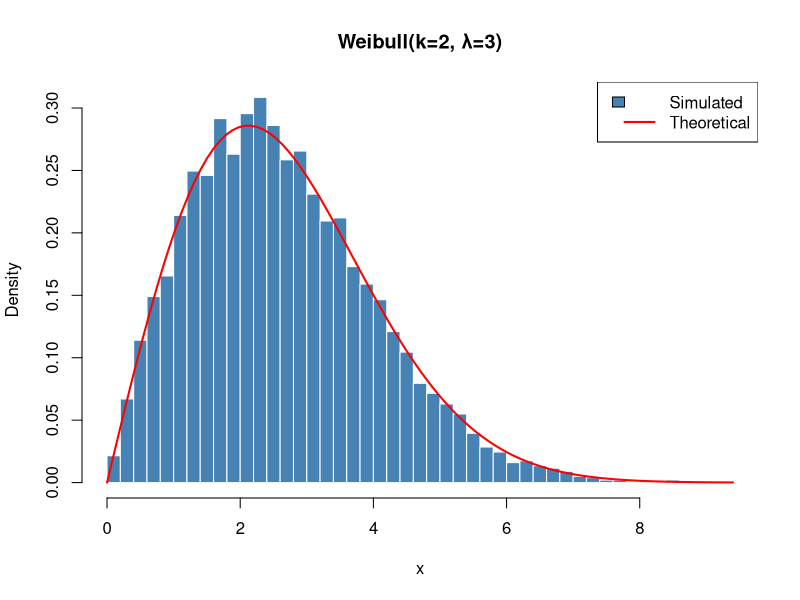
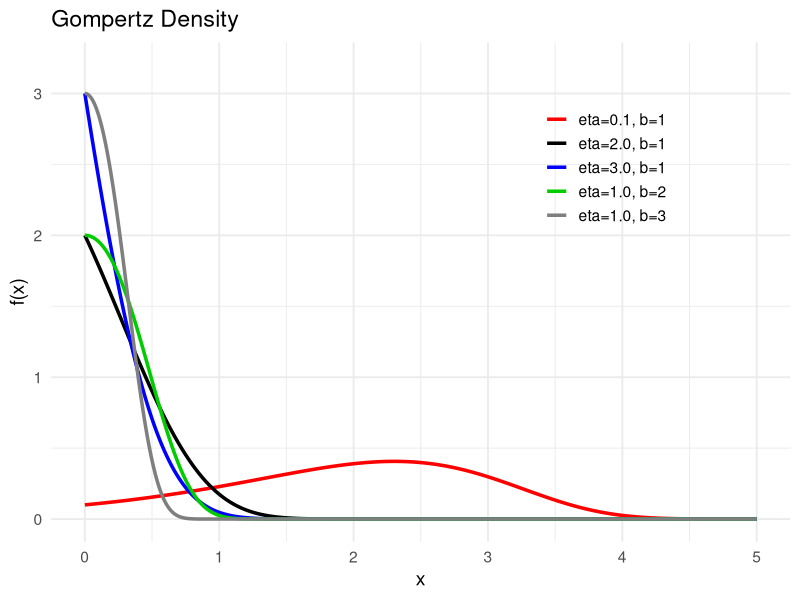
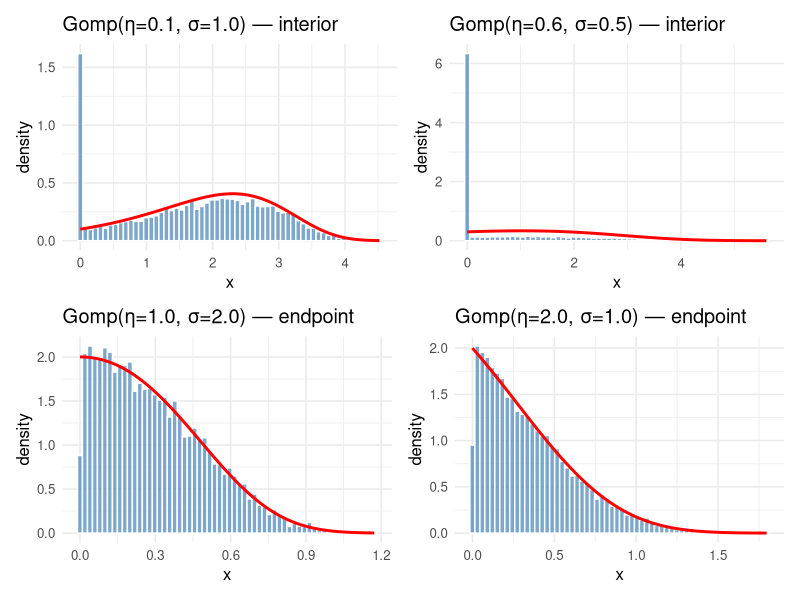

Recreate these plots in R, in order.
## ---- chunk 1
knitr::opts_chunk$set(echo = TRUE)
## ---- chunk 2
rm(list=ls())
## ---- chunk 3
# inverse weibull CDF
inverse_weibull <- function(U, lambda, k) {
  return(lambda * (-log(1 - U))^(1/k))
}
## ---- chunk 4
# generator n samples using inverse CDF
generate_weibull <- function(n, lambda, k) {
  U <- runif(n)                        # sample n draws from U(0,1)
  return(inverse_weibull(U, lambda, k)) # apply inverse CDF
}
## ---- chunk 5
set.seed(123)
k      <- 2
lambda <- 3
n      <- 10000

weibull_samples <- generate_weibull(n, lambda, k)
## ---- chunk 6
# plot historgram for weibull samples
hist(weibull_samples, breaks = 60, freq = FALSE,
     main = paste0("Weibull(k=", k, ", λ=", lambda, ")"),
     xlab = "x", col = "steelblue", border = "white")
# plot a line for true weibull distribution
curve(dweibull(x, shape = k, scale = lambda),
      add = TRUE, col = "red", lwd = 2)

legend("topright", legend = c("Simulated", "Theoretical"),
       fill = c("steelblue", NA), border = c("black", NA),
       lty = c(NA, 1), col = c(NA, "red"), lwd = c(NA, 2))
## ---- chunk 7
# --- Gompertz PDF ---
dgompertz <- function(x, eta, sigma) {
  if (eta <= 0 || sigma <= 0) {
    stop("eta and sigma must be positive.")
  }

  log_pdf <- log(eta) + log(sigma) + eta + sigma * x - eta * exp(sigma * x)
  ifelse(x >= 0, exp(log_pdf), 0)
}

# --- Log Gompertz PDF ---
log_dgompertz <- function(x, eta, sigma) {
  ifelse(x >= 0,
         log(eta) + log(sigma) + eta + sigma * x - eta * exp(sigma * x),
         -Inf)
}

# --- d/dx log f(x) ---
dlog_gompertz <- function(x, eta, sigma) {
  sigma - eta * sigma * exp(sigma * x)
}
## ---- chunk 8
library(ggplot2)
library(tibble)
library(dplyr)
params <- tibble(eta = c(0.1, 2.0, 3.0, 1.0, 1.0),
  sigma = c(1, 1, 1, 2, 3),
  label = c("eta=0.1, b=1", "eta=2.0, b=1", "eta=3.0, b=1", "eta=1.0, b=2", "eta=1.0, b=3"))
 
x_grid <- seq(0, 5, length.out = 1000)
 
plot_data <- params %>%
  rowwise() %>%
  reframe(x = x_grid, fx = dgompertz(x_grid, eta, sigma), label = label)
 
plot_data$label <- factor(plot_data$label, levels = params$label)
 
ggplot(plot_data, aes(x = x, y = fx, color = label)) +
  geom_line(linewidth = 1.2) +
  scale_color_manual(
    values = c("eta=0.1, b=1" = "red", "eta=2.0, b=1" = "black", "eta=3.0, b=1" = "blue", "eta=1.0, b=2" = "green3", "eta=1.0, b=3" = "gray50")) +
  coord_cartesian(xlim = c(0, 5), ylim = c(0, 3.2)) +
  labs(x = "x", y = "f(x)", color = NULL,
       title = "Gompertz Density") +
  theme_minimal(base_size = 14) +
  theme(legend.position = c(0.75, 0.75))
## ---- chunk 9
# --- c_r(x_r): computed on log scale to avoid underflow ---
mass_cr <- function(xr, m, eta, sigma) {
  log_f <- log_dgompertz(xr, eta, sigma)
  dl    <- dlog_gompertz(xr, eta, sigma)
  if (!is.finite(log_f)) {
    return(Inf)}   # underflow guard
  if (dl >= 0) {
    return(Inf)}             
  log_cr <- log_f - log(-dl) - dl * (xr - m)
  exp(log_cr)
}

# --- c_l(x_l): computed on log scale to avoid underflow ---
mass_cl <- function(xl, m, eta, sigma) {
  log_f <- log_dgompertz(xl, eta, sigma)
  dl    <- dlog_gompertz(xl, eta, sigma)
  if (!is.finite(log_f)) {
    return(Inf)}   # underflow guard
  if (dl <= 0) {
    return(Inf)}             
  log_cl <- log_f - log(dl) - dl * (xl - m)
  exp(log_cl)
}
## ---- chunk 10
# --- get boundaries and get envelope ---
get_envelope <- function(eta, sigma) {
  m <- log(1 / eta) / sigma

  if (eta >= 1) {
    # endpoint case: mode at 0
    opt_r    <- optimize(mass_cr,
                         interval = c(1e-6, 6 / sigma),
                         m = 0, eta = eta, sigma = sigma)
    xr       <- opt_r$minimum
    cr       <- opt_r$objective
    lambda_r <- -dlog_gompertz(xr, eta, sigma)

    list(case = "endpoint", m = 0, xr = xr, lambda_r = lambda_r, cr = cr, cl = 0, c_total  = cr)

  } else {
    # interior case: two-piece envelope
    opt_r    <- optimize(mass_cr,
                         interval = c(m + 1e-6, m + 5 / sigma),
                         m = m, eta = eta, sigma = sigma)
    xr       <- opt_r$minimum
    cr       <- opt_r$objective
    lambda_r <- -dlog_gompertz(xr, eta, sigma)

    opt_l    <- optimize(mass_cl,
                         interval = c(1e-6, m - 1e-6),
                         m = m, eta = eta, sigma = sigma)
    xl       <- opt_l$minimum
    cl       <- opt_l$objective
    lambda_l <- dlog_gompertz(xl, eta, sigma)

    list(case = "interior", m = m, xr = xr, lambda_r = lambda_r, cr = cr, xl = xl, lambda_l = lambda_l, cl = cl, c_total = cl + cr)
  }
}
## ---- chunk 11
# --- Sample from proposal g ---
sample_proposal <- function(n, env) {
  if (env$case == "endpoint") {
    rexp(n, rate = env$lambda_r) # this is the inverse CDF method, I just used the built-in r function to sample from exp(\lamnda_r)

  } else {
    p_left  <- env$cl / env$c_total
    n_left  <- rbinom(1, n, p_left)
    n_right <- n - n_left

    y_left  <- env$m - rexp(n_left,  rate = env$lambda_l)
    y_right <- env$m + rexp(n_right, rate = env$lambda_r)
    y_left  <- pmax(y_left, 0)

    c(y_left, y_right)
  }
}
## ---- chunk 12
rgompertz <- function(n, eta, sigma) {
  env      <- get_envelope(eta, sigma)
  samples  <- numeric(n)
  accepted <- 0L
  total    <- 0L

  while (accepted < n) {
    y     <- sample_proposal(1, env)
    total <- total + 1L

    # Evaluate envelope h(y)
    if (env$case == "endpoint") {
      hy <- env$cr * env$lambda_r * exp(-env$lambda_r * y)
    } else {
      if (y < env$m) {
        hy <- env$cl * env$lambda_l * exp(-env$lambda_l * (env$m - y))
      } else {
        hy <- env$cr * env$lambda_r * exp(-env$lambda_r * (y - env$m))
      }
    }

    u <- runif(1)
    if (u <= dgompertz(y, eta, sigma) / hy) {
      accepted <- accepted + 1L
      samples[accepted] <- y
    }
  }

  attr(samples, "efficiency") <- accepted / total
  attr(samples, "envelope")   <- env
  return(samples)
}
## ---- chunk 13
library(tidyverse)
library(patchwork)

# --- Define parameter combinations ---
params <- tibble(
  eta   = c(0.1, 0.6, 1.0, 2.0),
  sigma = c(1.0, 0.5, 2.0, 1.0)
)

# --- Run sampler for all combinations ---
set.seed(123)
N <- 10000

samples_list <- map2(params$eta, params$sigma, ~ rgompertz(N, eta = .x, sigma = .y))

# --- Collect results into a table ---
results3 <- params %>%
  mutate(
    case       = map_chr(samples_list, ~ attr(.x, "envelope")$case),
    est_var    = map_dbl(samples_list, var) %>% round(4),
    efficiency_empirical = map_dbl(samples_list, ~ attr(.x, "efficiency")) %>% round(4),
    efficiency_theoretical = map_dbl(samples_list, ~ 1 / attr(.x, "envelope")$c_total) %>% round(4)
  )
print(results3)
## ---- chunk 14
# --- Build histogram + density overlay for each combination ---
plots <- pmap(list(samples_list, params$eta, params$sigma, results3$case),
  function(samps, eta, sigma, case_type) {
    tibble(x = samps) %>%
      ggplot(aes(x = x)) +
      geom_histogram(aes(y = after_stat(density)),
                     bins = 60, fill = "steelblue",
                     color = "white", alpha = 0.7) +
      stat_function(fun  = dgompertz,
                    args = list(eta = eta, sigma = sigma),
                    color = "red", linewidth = 1) +
      labs(title = sprintf("Gomp(η=%.1f, σ=%.1f) — %s", eta, sigma, case_type),
           x = "x", y = "density") +
      theme_minimal(base_size = 12)
  }
)

# --- Combine into 2x2 grid ---
(plots[[1]] + plots[[2]]) / (plots[[3]] + plots[[4]])
## ---- chunk 15
#' Draw Random Samples from a Von Mises Distribution
#'
#' @param n number of random deviates
#' @param mu mean parameter (>= pi)
#' @param kappa concentration parameter (> 0)
#' @param type type of polygon to use (either 1 or 2)
#' @return a vector of length `n`, with an attribute *efficiency* giving
#'     the sampling efficiency for this draw.
rvonmises <- function(n, mu, kappa, type) {

  # --- Define h(x) and support ---
  # h(x) = exp(kappa * cos(x - mu)), Support: (mu - pi, mu + pi]
  lowerb <- mu - pi + 1e-10
  upperb <- mu + pi

  # --- Compute x_u ---
  # x_u is the same for both C_1 and C_2
  # x_u = max sqrt(h(x)) = exp(kappa/2), acquired at x = mu
  x_u <- exp(kappa / 2)

  # --- Compute y_l and y_u ---
  # g(x) = x * sqrt(h(x)) = x * exp(kappa * cos(x - mu) / 2)
  # y_u = max g(x), y_l = min g(x), solved numerically
  g <- function(x) x * exp(kappa * cos(x - mu) / 2)
  y_u <- optimize(g, interval = c(lowerb, upperb), maximum = TRUE)$objective
  y_l <- optimize(g, interval = c(lowerb, upperb), maximum = FALSE)$objective

  # --- For C_2, also compute beta0 and beta1 ---
  if (type == 2) {
    beta1 <- mu
    # beta0 = max |x - mu| * exp(kappa * cos(x - mu) / 2)
    g2 <- function(x) abs(x - mu) * exp(kappa * cos(x - mu) / 2)
    opt_left  <- optimize(g2, interval = c(lowerb, mu), maximum = TRUE)
    opt_right <- optimize(g2, interval = c(mu, upperb), maximum = TRUE)
    beta0 <- max(opt_left$objective, opt_right$objective)
  }

  # --- Accept-reject while loop step up ---
  samples <- numeric(n)
  total_proposals <- 0
  accepted <- 0

  # --- Accept-reject loop beigins ---
  while (accepted < n) {
    # Step 1: Generate U1, U2 ~ U(0,1)
    U1 <- runif(1)
    U2 <- runif(1)

    # Step 2: Map to (u, v) in the bounding polygon
    u <- x_u * U1

    if (type == 1) {
      # C_1 is a rangtangle: v ~ U(y_l, y_u)
      v <- y_l + (y_u - y_l) * U2
    } else {
      # C_2 is a banded shape: v = beta1 * u + U(−beta0, beta0)
      v <- beta1 * u + (2 * U2 - 1) * beta0
    }

    total_proposals <- total_proposals + 1

    # Step 3: Accept if (u, v) in C_h
    # Check u <= sqrt(h(v/u)), this is equivalent to 2*log(u) <= kappa*cos(v/u - mu), hence implemented this way.
    # Also check x = v/u is in the support
    x <- v / u
    if (x > lowerb && x <= upperb && 2 * log(u) <= kappa * cos(x - mu)) {
      accepted <- accepted + 1
      samples[accepted] <- x
    }
  }

  attr(samples, "efficiency") <- n / total_proposals
  return(samples)
}
## ---- chunk 16
# --- Quick test ---
set.seed(123)

cat("=== Test with mu = pi, kappa = 0.5 ===\n")
x1 <- rvonmises(10000, mu = pi, kappa = 0.5, type = 1)
cat("C1 (rectangle) efficiency:", attr(x1, "efficiency"), "\n")
x2 <- rvonmises(10000, mu = pi, kappa = 0.5, type = 2)
cat("C2 (banded)    efficiency:", attr(x2, "efficiency"), "\n")

cat("\n=== Test with mu = 2*pi, kappa = 0.5 ===\n")
x3 <- rvonmises(10000, mu = 2*pi, kappa = 0.5, type = 1)
cat("C1 (rectangle) efficiency:", attr(x3, "efficiency"), "\n")
x4 <- rvonmises(10000, mu = 2*pi, kappa = 0.5, type = 2)
cat("C2 (banded)    efficiency:", attr(x4, "efficiency"), "\n")

cat("\n=== Test with mu = pi, kappa = 2 ===\n")
x5 <- rvonmises(10000, mu = pi, kappa = 2, type = 1)
cat("C1 (rectangle) efficiency:", attr(x5, "efficiency"), "\n")
x6 <- rvonmises(10000, mu = pi, kappa = 2, type = 2)
cat("C2 (banded)    efficiency:", attr(x6, "efficiency"), "\n")

# check the mean of the empirical distribution
cat("\nSample mean:", mean(x1), "\n")
cat("Sample mean:", mean(x3), "\n")
